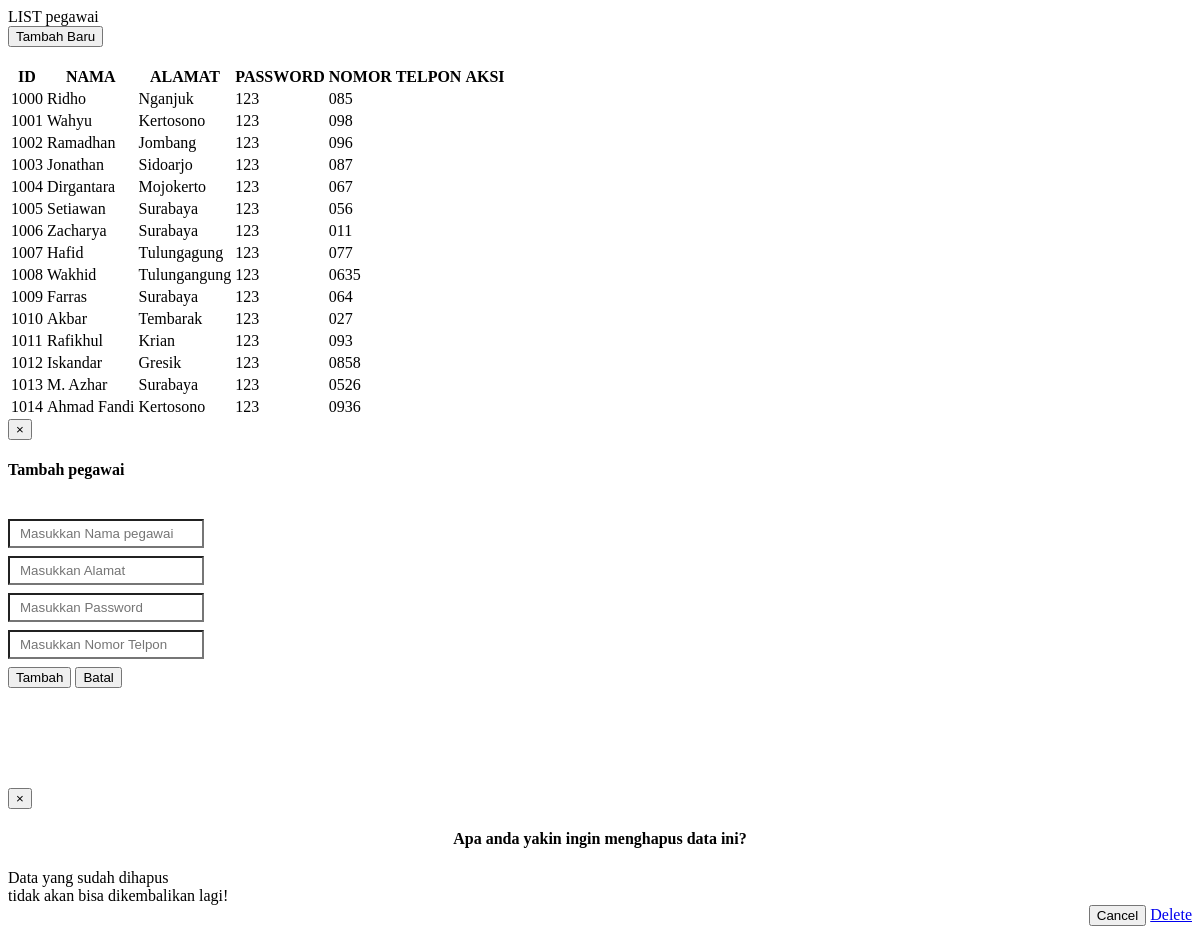
Page /page/admin-master/pegawai/list-pegawai.php on the committed database.
### tables this page shows
CREATE TABLE `pegawai` (
  `id_pegawai` int(11) NOT NULL,
  `nama_pegawai` varchar(40) NOT NULL,
  `alamat_pegawai` varchar(50) NOT NULL,
  `password_pegawai` varchar(20) NOT NULL,
  `notelp_pegawai` varchar(13) NOT NULL
);

### page/admin-master/pegawai/list-pegawai.php (the view, shortened to what this page needs)
<?php
include('koneksi.php');
?>
<?php
$select_pegawai = mysqli_query($koneksi,"SELECT * FROM pegawai");
?>
<div class="list-jenis">
	<div class="row">
	 <div class="col-sm-12">
	  <section class="panel panel-default">
		<header class="panel-heading">LIST pegawai</header>
		<div class="panel-body">
		 <nav>
			<button type="button" data-target="#ModalAdd" data-toggle="modal" class="btn btn-primary">
			 Tambah Baru <i class="fa fa-plus"></i>
			</button>
		 </nav>
		 <br>
		  <table class="table table-bordered" id="example" style="text-align: center;">
			<thead>
			 <tr>
			 <th>
			   ID
			  </th>
			  <th>
			   NAMA
			  </th>
			  <th>
			   ALAMAT
			  </th>
			  <th>
			   PASSWORD
			  </th>
			  <th>
			   NOMOR TELPON
			  </th>
			  <th>
			   AKSI
			  </th>
			 </tr>
			</thead>
			<tbody>
			<?php
			while($row_pegawai = mysqli_fetch_array($select_pegawai)){
			  echo '<tr>';
			  echo '<td style="text-align: left !important;">'.$row_pegawai['id_pegawai'].'</td>';
			  echo '<td style="text-align: left !important;">'.$row_pegawai['nama_pegawai'].'</td>';
			  echo '<td style="text-align: left !important;">'.$row_pegawai['alamat_pegawai'].'</td>';
			  echo '<td style="text-align: left !important;">'.$row_pegawai['password_pegawai'].'</td>';
			  echo '<td style="text-align: left !important;">'.$row_pegawai['notelp_pegawai'].'</td>';
		      ?></td>
			<?php
			  echo "<td><a href='?hal=admin-master/pegawai/edit-pegawai&id=".$row_pegawai['id_pegawai']."' class='btn btn-warning' role='button'><i class='glyphicon glyphicon-pencil'></i></a>
                        <a href='#modal_delete' data-id='".$row_pegawai['id_pegawai']."' data-toggle='modal' class='btn btn-danger buang' role='button'><i class='glyphicon glyphicon-trash'></i></a>
					</td>";
			  echo '</tr>';
			 }
			?>
			</tbody>
			</table>
		</div>
	  </section>
	 </div>
	</div>
</div>
		<div id="ModalAdd" class="modal fade" tabindex="-1" role="dialog">
			<div class="modal-dialog">
				<div class="modal-content">
					<div class="modal-header">
						<button type="button" class="close" data-dismiss="modal" aria-label="Close"><span aria-hidden="true">&times;</span></button>
						<h4 class="modal-title">Tambah pegawai</h4>
					</div>
					<div class="modal-body">
						<form action="" name="modal_popup" method="post">
							<br>
							<input name="nama_pegawai" type="text" class="form-control" placeholder="Masukkan Nama pegawai" required />
							<br>
							<input name="alamat_pegawai" type="text" class="form-control" placeholder="Masukkan Alamat" required />
							<br>
							<input name="password_pegawai" type="text" class="form-control" placeholder="Masukkan Password" required />
							<br>
							<input name="notelp_pegawai" type="text" class="form-control" placeholder="Masukkan Nomor Telpon" required />
							<br>
							<div class="modal-footer">
								<button class="btn btn-default" name="daftar" type="submit">
									Tambah
								</button>
								<button type="reset" class="btn btn-danger"  data-dismiss="modal" aria-hidden="true">
									Batal
								</button>
							</div>
						</form>
					</div>
				</div>
			</div>
		</div>
		<div class="modal fade" id="modal_delete">
			<div class="modal-dialog">
				<div class="modal-content" style="margin-top:100px;">
					<div class="modal-header">
						<button type="button" class="close" data-dismiss="modal" aria-hidden="true">&times;</button>
						<h4 class="modal-title" style="text-align:center;">Apa anda yakin ingin menghapus data ini?</h4>
					</div>
                    <div class="modal-body">
					  <div class="alert alert-warning">Data yang sudah dihapus
					  <br> tidak akan bisa dikembalikan lagi!</div>
					</div>
					<div class="modal-footer" style="margin:0px; border-top:0px; text-align:right;">
						<button type="button" class="btn btn-default" data-dismiss="modal">Cancel</button>
						<a href="#" role="button" class="btn btn-danger" id="delete_link">Delete</a>
					</div>
				</div>
			</div>
		</div>

### page/admin-master/pegawai/list-pegawai.php (style rules this page uses)
input[type=text] { background-color: white; padding: 5px 5px 5px 10px; margin-bottom: 8px; }

### rows in the picture
pegawai: id_pegawai "1000", nama_pegawai "Ridho", alamat_pegawai "Nganjuk", password_pegawai "123", notelp_pegawai "085"
pegawai: id_pegawai "1001", nama_pegawai "Wahyu", alamat_pegawai "Kertosono", password_pegawai "123", notelp_pegawai "098"
pegawai: id_pegawai "1002", nama_pegawai "Ramadhan", alamat_pegawai "Jombang", password_pegawai "123", notelp_pegawai "096"
pegawai: id_pegawai "1003", nama_pegawai "Jonathan", alamat_pegawai "Sidoarjo", password_pegawai "123", notelp_pegawai "087"
pegawai: id_pegawai "1004", nama_pegawai "Dirgantara", alamat_pegawai "Mojokerto", password_pegawai "123", notelp_pegawai "067"
pegawai: id_pegawai "1005", nama_pegawai "Setiawan", alamat_pegawai "Surabaya", password_pegawai "123", notelp_pegawai "056"
pegawai: id_pegawai "1006", nama_pegawai "Zacharya", alamat_pegawai "Surabaya", password_pegawai "123", notelp_pegawai "011"
pegawai: id_pegawai "1007", nama_pegawai "Hafid", alamat_pegawai "Tulungagung", password_pegawai "123", notelp_pegawai "077"
pegawai: id_pegawai "1008", nama_pegawai "Wakhid", alamat_pegawai "Tulungangung", password_pegawai "123", notelp_pegawai "0635"
pegawai: id_pegawai "1009", nama_pegawai "Farras", alamat_pegawai "Surabaya", password_pegawai "123", notelp_pegawai "064"
pegawai: id_pegawai "1010", nama_pegawai "Akbar", alamat_pegawai "Tembarak", password_pegawai "123", notelp_pegawai "027"
pegawai: id_pegawai "1011", nama_pegawai "Rafikhul", alamat_pegawai "Krian", password_pegawai "123", notelp_pegawai "093"
pegawai: id_pegawai "1012", nama_pegawai "Iskandar", alamat_pegawai "Gresik", password_pegawai "123", notelp_pegawai "0858"
pegawai: id_pegawai "1013", nama_pegawai "M. Azhar", alamat_pegawai "Surabaya", password_pegawai "123", notelp_pegawai "0526"
pegawai: id_pegawai "1014", nama_pegawai "Ahmad Fandi", alamat_pegawai "Kertosono", password_pegawai "123", notelp_pegawai "0936"
